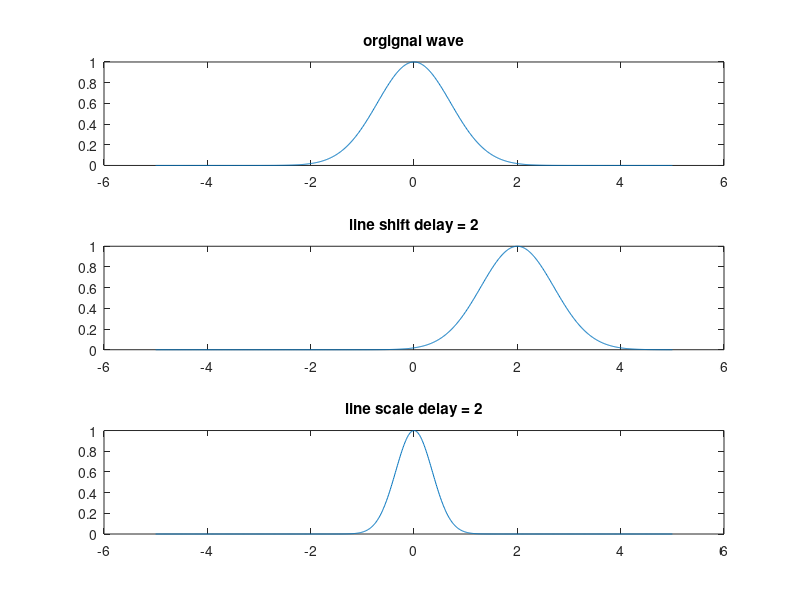

Reproduce this figure in MATLAB.
t = -5:0.01:5;
x = exp(-t.^2);

t0 = 2;
x_shifted = exp(-(t-t0).^2);

a = 2;
x_scaled = exp(-(a*t).^2);

subplot(3,1,1);
plot(t,x);
title('orgignal wave');

subplot(3,1,2);
plot(t,x_shifted);
title('line shift delay = 2');

subplot(3,1,3);
plot(t,x_scaled);
title('line scale delay = 2');
